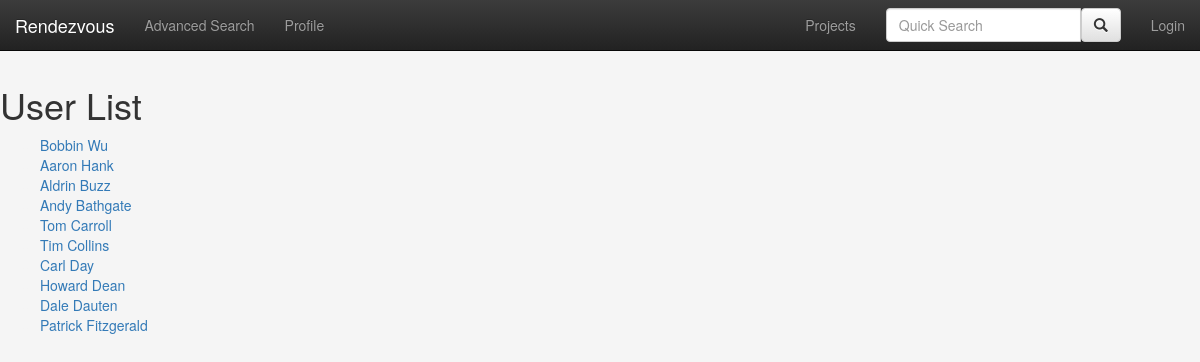
Screenshot of /rendezvous/user/ with the database file from the repository.
### rendezvous/models.py (models this page shows, shortened)
class Profile(models.Model):
    account = models.OneToOneField(User, on_delete=models.CASCADE, null = True)
    name = models.CharField(max_length=50)
    id = models.UUIDField(primary_key=True, default=uuid.uuid4, help_text="unique way to identify each user.")
    email = models.CharField(max_length=50)
    relevant_skills = models.ManyToManyField(Skill, help_text="Select one of your relevant skills.")
    projects_owned = models.ManyToManyField('Project', blank = True, help_text="Select a project that this user owns.")
    def get_absolute_url(self):
        return reverse('view-user-profile', args=[str(self.id.hex)])

### rendezvous/views.py (the view)
# urls.py: url(r'user/$', views.ProfileListView.as_view(), name='user-list'),
class ProfileListView(generic.ListView):
    model = Profile
    context_object_name = 'user_list'
    template_name = 'user_list.html'

### rendezvous/templates/user_list.html (shortened to what this page needs)
{% extends "base_generic.html" %}
{% load static %}
{% block stylesheets %}
<link rel="stylesheet" href="{% static 'css/project.css' %}">
{% endblock %}
{% block content %}
    <h1>User List</h1>
    {% if user_list %}
        <ul>
            {% for user in user_list %}
                <li>
                    <a href="{{ user.get_absolute_url }}">{{ user.name }}</a>
                </li>
            {% endfor %}
        </ul>
    {% else %}
        <p>There are no users to display.</p>
    {% endif %}
{% endblock %}

### rendezvous/static/css/project.css (style rules this page uses)
body { background-color:whitesmoke; padding-top: 65px; }
li { color: whitesmoke }

### rows the page displays
Profile: name "Bobbin Wu"
Profile: name "Aaron Hank"
Profile: name "Aldrin Buzz"
Profile: name "Andy Bathgate"
Profile: name "Tom Carroll"
Profile: name "Tim Collins"
Profile: name "Carl Day"
Profile: name "Howard Dean"
Profile: name "Dale Dauten"
Profile: name "Patrick Fitzgerald"
